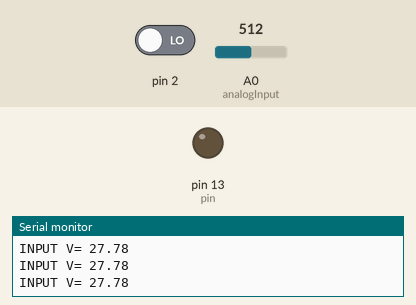
Simulated run of this sketch. Board: Arduino Uno, built with avr-gcc and run on an emulated ATmega328P. On the bench: output pins drawn as LEDs (lit = HIGH), the last lines printed to the serial monitor. The inputs (shaded band) are chosen by the test bench; at power-on: pin 2 LOW, A0 (analogInput) = 512.

Above: at 1.8 s.
1.9 s: pin 2 driven HIGH
At 2.3 s:
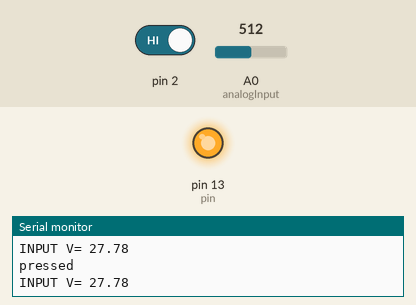
Timing chart, 0 to 4.9 s (numbered marks = the images above; inputs shaded):
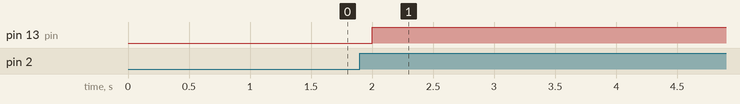

Measured:
- after the input at 1.9 s, pin 13 (pin): LOW → HIGH after 0.10 s

The sketch:

SOLAR_v2.ino
```cpp
int analogInput = 0;
int pin = 13;
float vout = 0.0;
float vin = 0.0;
float R1 = 99100.0; // R1 (100K)
float R2 = 9800.0; // R2 (10K)
const float CUTOFF = 12.0; //12.1
const float HIGHCUTOFF = 12.1; //12.8
int value = 0;
const int TIME = 3600; //secs
void buttonPressed();
volatile int output = LOW;

void setup(){
   pinMode(analogInput, INPUT);
   attachInterrupt(digitalPinToInterrupt(2),buttonPressed,RISING);
  Serial.begin(9600);
   pinMode(13, OUTPUT);
}


void buttonPressed()           //ISR function excutes when push button at pinD2 is pressed
{
  static unsigned long last_interrupt_time = 0;
 unsigned long interrupt_time = millis();
 // If interrupts come faster than 200ms, assume it's a bounce and ignore
 if (interrupt_time - last_interrupt_time > 1000)
 {
   output = !output;                //Change Output value to LOW
  Serial.println("pressed");
 }
 last_interrupt_time = interrupt_time;

}
void loop(){
  delay(500);
   value = analogRead(analogInput);
   vout = (value * 5.0) / 1024.0; // see text
   vin = (vout / (R2/(R1+R2)));//- (vout / (R2/(R1+R2)) * 0.08555);

    Serial.print("INPUT V= ");
   Serial.println(vin);
   volatile int check = output;
    if (vin < CUTOFF || output == HIGH){
        digitalWrite(13, HIGH);
        for(int i = 0; i< TIME; i++){
          if(output == LOW && check == HIGH || output == HIGH && check == LOW){
            break;
          }
          delay(1000);
        }
        output = LOW;
        digitalWrite(13, LOW);
    }else if (vin > HIGHCUTOFF){
        digitalWrite(13, LOW);
        output = LOW;
    }
}
```
